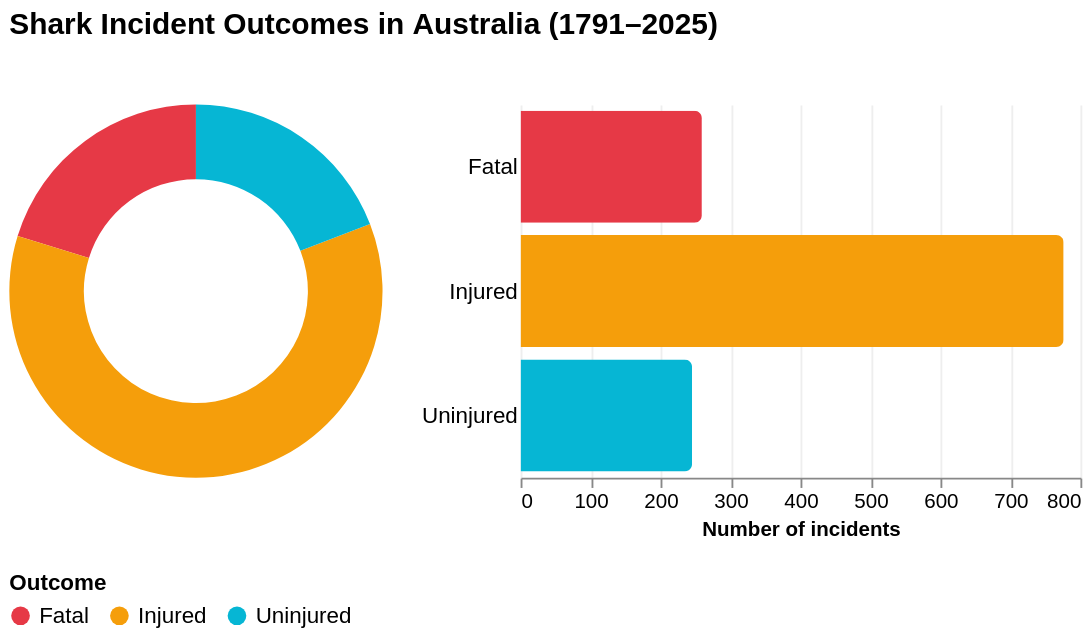

Describe this chart as a Vega-Lite specification.
### Vega-Lite specification from a JSON file in a GitHub repository (floating-point values rounded to 4 significant figures)
{"$schema": "https://vega.github.io/schema/vega-lite/v5.json", "config": {"view": {"stroke": ""}}, "title": {"text": "Shark Incident Outcomes in Australia (1791–2025)", "subtitle": "Total of 1,283 recorded incidents", "fontSize": 16, "fontWeight": "bold", "subtitleFontSize": 12, "subtitleColor": "#ffffff", "anchor": "start"}, "data": {"values": [{"category": "Fatal", "count": 259}, {"category": "Injured", "count": 776}, {"category": "Uninjured", "count": 245}]}, "hconcat": [{"width": 200, "height": 200, "title": {"text": "Proportion", "fontSize": 12, "color": "#ffffff"}, "mark": {"type": "arc", "innerRadius": 60, "outerRadius": 100}, "encoding": {"theta": {"field": "count", "type": "quantitative"}, "color": {"field": "category", "type": "nominal", "scale": {"domain": ["Fatal", "Injured", "Uninjured"], "range": ["#e63946", "#f59e0b", "#06b6d4"]}, "legend": {"title": "Outcome", "titleFontSize": 12, "labelFontSize": 12, "orient": "bottom"}}, "tooltip": [{"field": "category", "title": "Outcome"}, {"field": "count", "title": "Count", "format": ","}, {"calculate": "round(datum.count / 1283 * 100) + '%'", "as": "pct", "title": "Percentage"}]}}, {"width": 300, "height": 200, "title": {"text": "Count", "fontSize": 12, "color": "#ffffff"}, "mark": {"type": "bar", "cornerRadiusEnd": 4}, "encoding": {"x": {"field": "count", "type": "quantitative", "axis": {"title": "Number of incidents", "titleFontSize": 11, "labelFontSize": 11, "grid": true, "gridColor": "#eeeeee"}}, "y": {"field": "category", "type": "nominal", "sort": ["Fatal", "Injured", "Uninjured"], "axis": {"title": null, "labelFontSize": 12, "ticks": false, "domain": false}}, "color": {"field": "category", "type": "nominal", "scale": {"domain": ["Fatal", "Injured", "Uninjured"], "range": ["#e63946", "#f59e0b", "#06b6d4"]}, "legend": null}, "text": {"field": "count", "type": "quantitative", "format": ","}, "tooltip": [{"field": "category", "title": "Outcome"}, {"field": "count", "title": "Count", "format": ","}, {"calculate": "round(datum.count / 1283 * 100) + '%'", "as": "pct", "title": "Percentage"}]}}]}
